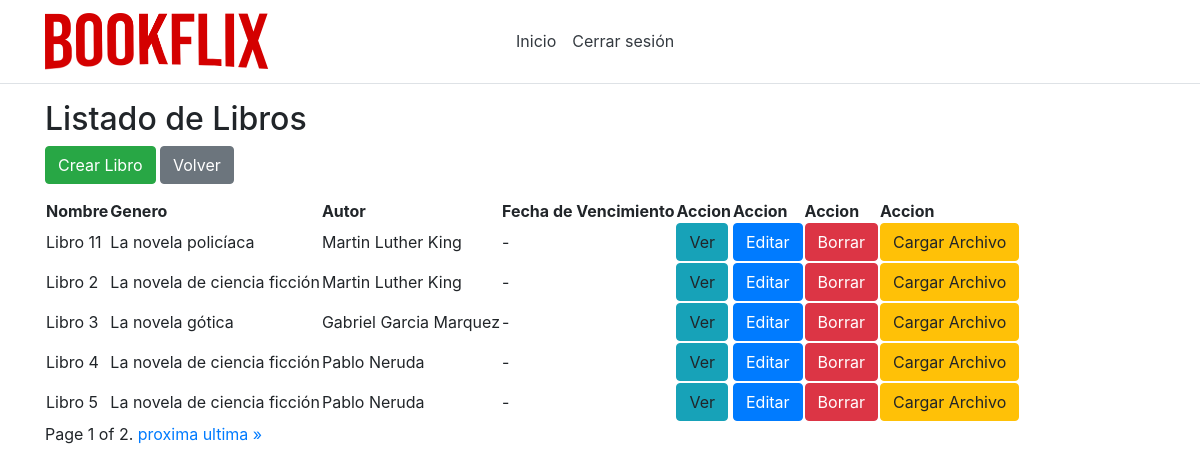
Before: /listBooks/ (signed in) with the older database file.
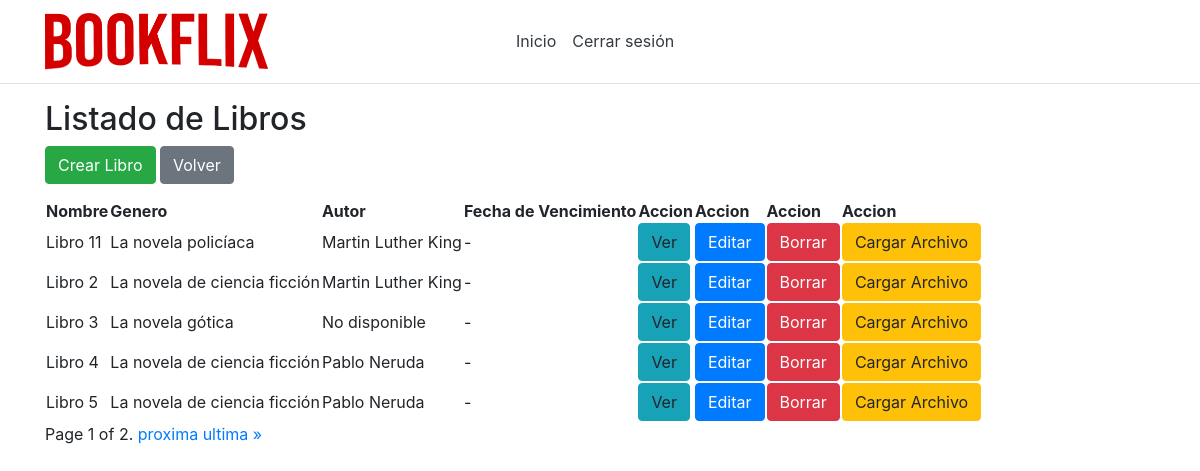
After: the same page with the newer database file.
### app/models.py (models this page shows, shortened)
class Libro(models.Model):
    id = models.AutoField(primary_key=True)
    nombre = models.CharField(max_length=50,unique=True)
    isbn = models.IntegerField(unique=True)
    idAutor = models.ForeignKey(Autor,on_delete=models.CASCADE,null=True,blank=True)
    idGenero = models.ForeignKey(Genero,on_delete=models.CASCADE,null=True,blank=True)
    idEditorial = models.ForeignKey(Editorial,on_delete=models.CASCADE,null=True,blank=True)
    descripcion = models.CharField(max_length=1000)
    foto = models.ImageField(upload_to='images/',null=True,blank=True)
    vistos = models.IntegerField(null=True, default=0)
    ultimoCapitulo = models.BooleanField(default=False)

class Autor(models.Model):
    id = models.AutoField(primary_key=True)
    nombre = models.CharField(max_length=50,unique=True)
    def __str__(self):
        return self.nombre

class Genero(models.Model):
    id = models.AutoField(primary_key=True)
    nombre = models.CharField(max_length=50,unique=True)
    def __str__(self):
        return self.nombre

### app/views.py (the view)
# urls.py: path('listBooks/', views.listBooks),
def listBooks(request):
    libros = Libro.objects.all().order_by('vistos')
    paginator = Paginator(libros, 5)
    page_number = request.GET.get('page')
    page_obj = paginator.get_page(page_number)
    return render(request, "shared/listOfBooks.html", {'libros': page_obj})

### app/models.py (called while the page is built)
    @property
    def is_active(self):
        return self.active

    @property
    def is_superuser(self):
        return self.superuser

### app/templates/shared/listOfBooks.html (shortened to what this page needs)
{% extends 'default/layout.html' %}
{% block admin %}
<h2>Listado de Libros</h2>
<div class="btn-group" role="group" aria-label="Basic example">
<form method="get" action="/createBook">
    <button class="btn btn-success" type="submit">Crear Libro</button>
  </form>
<form method="get" action="/inicio">
    <button class="btn btn-secondary" type="submit">Volver</button>
</form>
</div>
<table>
    <thead>
        <tr>
            <th>Nombre</th>
            <th>Genero</th>
            <th>Autor</th>
            <th>Fecha de Vencimiento</th>
            <th>Accion</th>
            <th>Accion</th>
            <th>Accion</th>
            {% if not libro.ultimoCapitulo %}
            <th>Accion</th>
            {% endif %}
        </tr>
    </thead>
    <tbody>
        {% for libro in libros %}
        <tr>
            <td>{{ libro.nombre }}</td>
            {% if libro.idGenero %}
            <td>{{ libro.idGenero }}</td>
            {% else %}
            <td>No disponible</td>
            {% endif %}
            {% if libro.idAutor %}
            <td>{{ libro.idAutor }}</td>
            {% else %}
            <td>No disponible</td>
            {% endif %}
            <td>-</td>
            <td><a class="btn btn-info" role="button" >Ver</a></td>
            <td><a class="btn btn-primary" role="button" href="/editBook/{{ libro.id }}">Editar</a></td>
            <td><a class="btn btn-danger" role="button" href="/deleteBook/{{ libro.id }}" onClick="return confirm('¿Seguro que quieres borrar a {{libro.nombre}}?');" >Borrar</a></td>
            {% if not libro.ultimoCapitulo %}
            <td><a class="btn btn-warning" role="button" href="/loadFile/{{ libro.id }}">Cargar Archivo</a></td>
            {% endif %}
        </tr>
        {% endfor %}
    </tbody>
</table>
<div class="pagination">
    <span class="step-links">
        <span class="current">
            Page {{ libros.number }} of {{ libros.paginator.num_pages }}.
        </span>
        {% if libros.has_next %}
            <a href="?page={{ libros.next_page_number }}">proxima</a>
            <a href="?page={{ libros.paginator.num_pages }}">ultima &raquo;</a>
        {% endif %}
    </span>
</div>
{% endblock %}

Changed rows visible on the page:
changed Libro "Libro 3": idAutor "Gabriel Garcia Marquez" → (not shown); now shows "No disponible"
